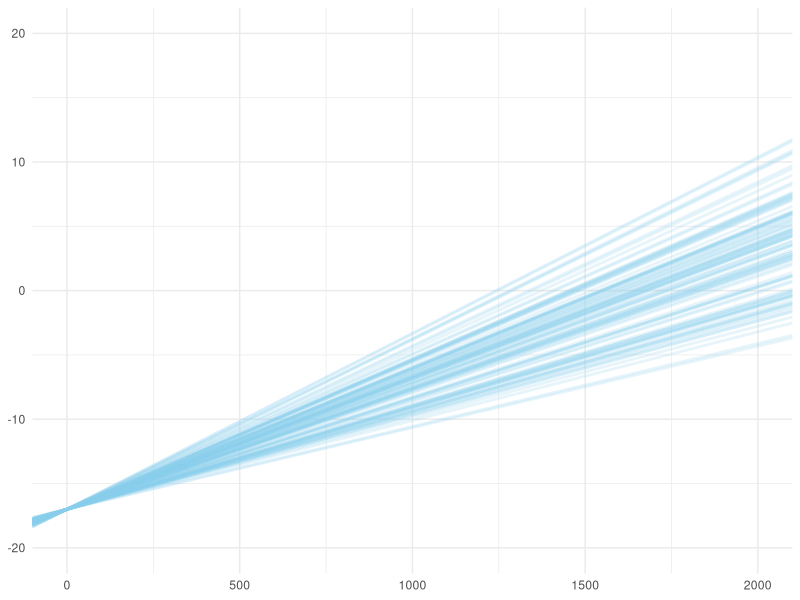

The R source for this figure:
# libraries --------------------------------------------------------------------
library(ggplot2)

# plot -------------------------------------------------------------------------
# generate and plot 100 plausible regression lines
df_100 <- data.frame(alpha = -17, beta = rnorm(100, 0.01, 0.002))

# plot
ggplot(df_100) +
  geom_abline(aes(slope = beta, intercept = alpha),
              color = "skyblue", alpha = 0.2, linewidth = 1) +
  theme_minimal() +
  xlim(0, 2000) +
  ylim(-20, 20)
